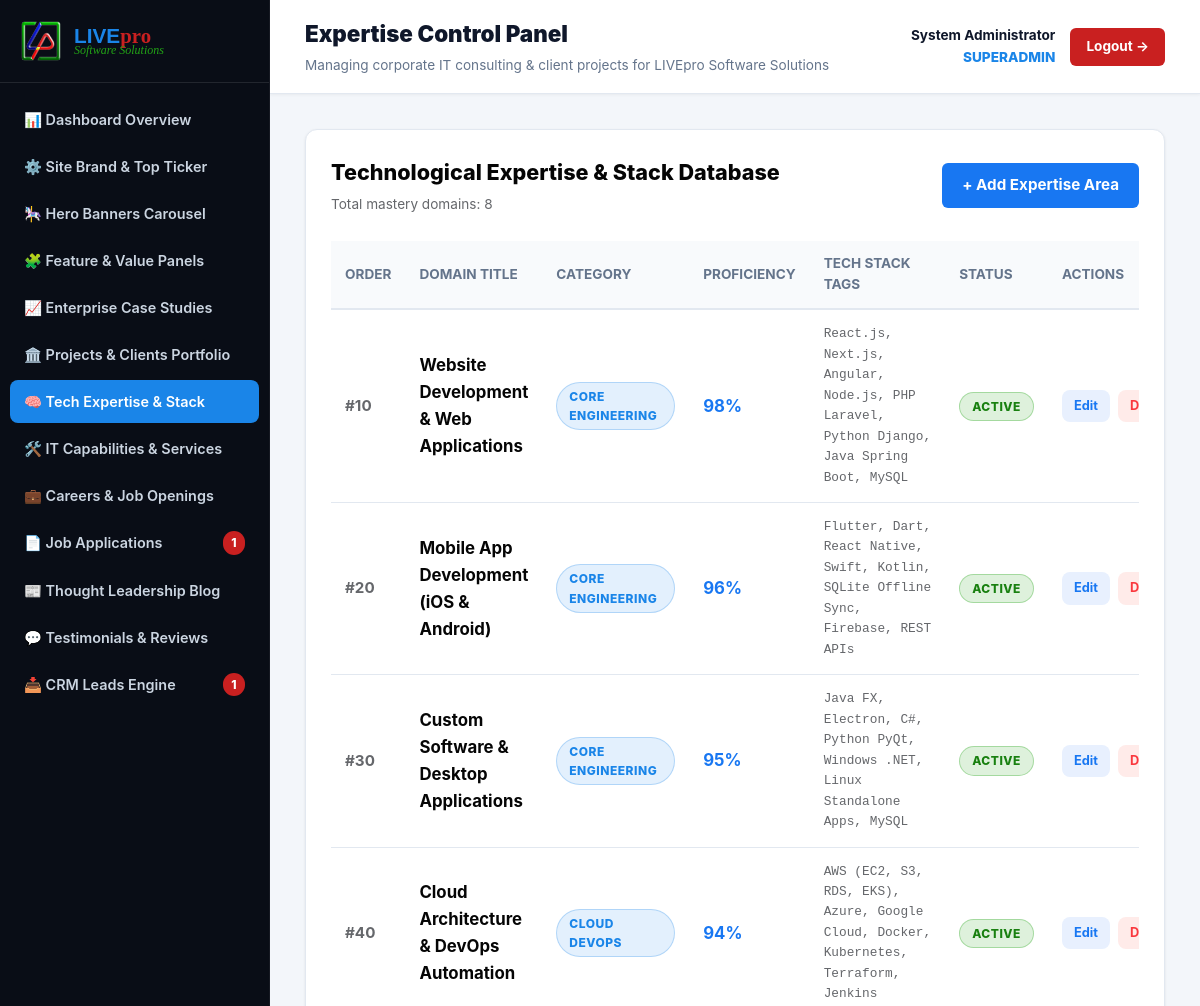
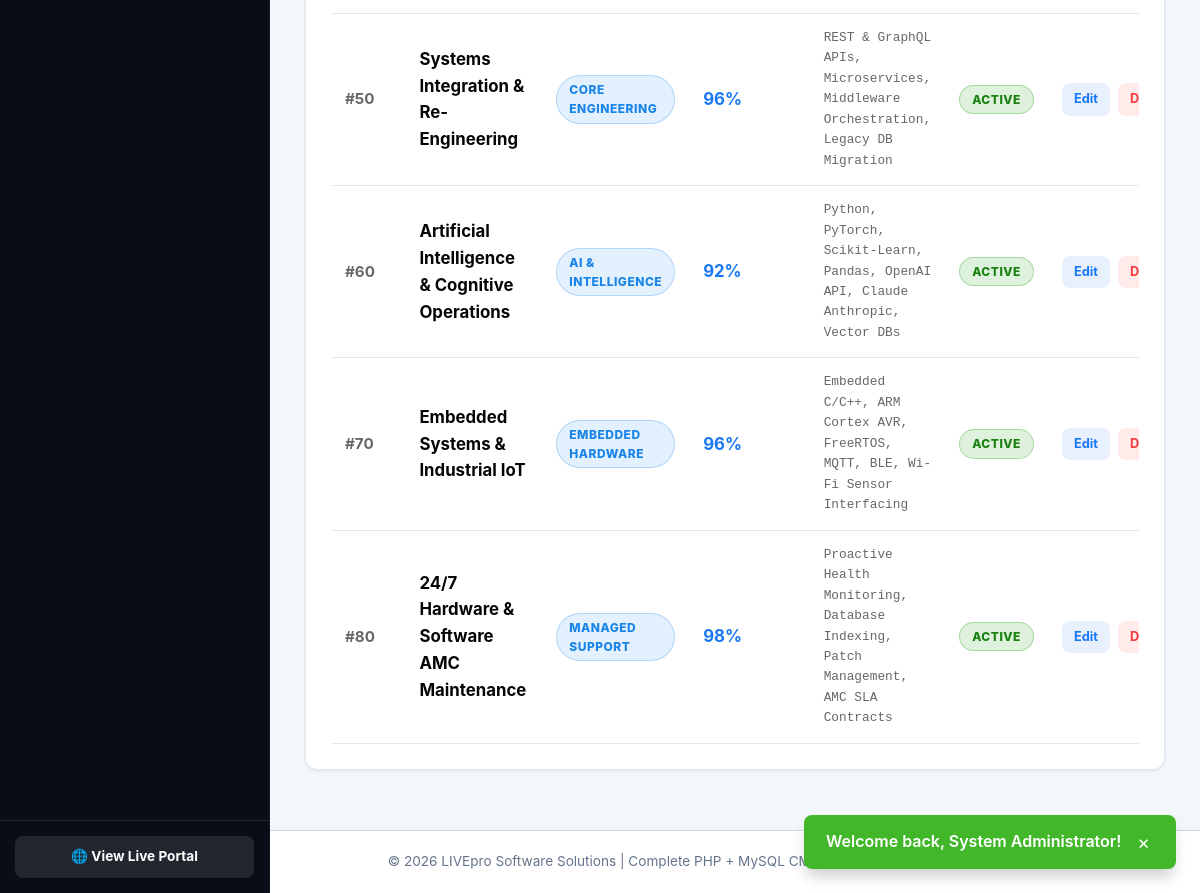
Screenshot of /admin/expertise.php (signed in) with the database file from the repository (2 pictures, top to bottom).
### tables this page shows
CREATE TABLE `expertise_areas` (
  `id` INT(11) UNSIGNED NOT NULL AUTO_INCREMENT,
  `title` VARCHAR(150) NOT NULL,
  `category` VARCHAR(100) NOT NULL DEFAULT 'Core Engineering',
  `description` TEXT NOT NULL,
  `tech_list` VARCHAR(255) NOT NULL,
  `icon` VARCHAR(50) DEFAULT 'code',
  `proficiency` INT(3) DEFAULT 95,
  `status` ENUM('active', 'draft') DEFAULT 'active',
  `display_order` INT(11) DEFAULT 0,
  PRIMARY KEY (`id`)
);

### admin/expertise.php (the view, shortened to what this page needs)
<?php
require_once __DIR__ . '/../includes/functions.php';
$action = $_GET['action'] ?? 'list';
$id = intval($_GET['id'] ?? 0);
require_once __DIR__ . '/includes/header.php';
if ($action === 'new' || $action === 'edit'):
    $exp = ['title' => '', 'category' => 'Core Engineering', 'description' => '', 'tech_list' => 'React.js, Node.js, Spring Boot, AWS', 'icon' => 'code', 'proficiency' => 95, 'status' => 'active', 'display_order' => 10];
    if ($action === 'edit' && $id > 0) {
        $exp = get_expertise_by_id($id);
        if (!$exp) {
            flash_message("Expertise entry not found.", "error");
            header("Location: expertise.php");
            exit;
        }
    }
?>
    <div class="admin-card" style="max-width: 800px; margin: 0 auto;">
      <div style="display: flex; justify-content: space-between; align-items: center; margin-bottom: 25px; border-bottom: 1px solid #dddfe2; padding-bottom: 15px;">
        <h3 style="font-size: 1.4rem; font-weight: 800; margin: 0; color: #050505;">
          <?= $action === 'edit' ? '✏️ Edit Technological Expertise' : '➕ Add Technological Expertise'; ?>
        </h3>
        <a href="expertise.php" class="btn" style="background: #f0f2f5; color: #65676b; text-decoration: none; font-size: 0.85rem;">&larr; Back to List</a>
      </div>
      <form method="POST" action="expertise.php?<?= $action === 'edit' ? "action=edit&id={$id}" : "action=new"; ?>">
        <div style="display: grid; grid-template-columns: 2fr 1fr; gap: 20px; margin-bottom: 20px;">
          <div>
            <label style="display: block; font-size: 0.85rem; font-weight: 700; margin-bottom: 6px; color: #050505;">Expertise Domain Title *</label>
            <input type="text" name="title" value="<?= htmlspecialchars($exp['title']); ?>" placeholder="e.g. Enterprise Backend & Microservices" required style="width: 100%; padding: 12px 14px; border: 1px solid #dddfe2; border-radius: 6px; font-size: 0.95rem; font-weight: 700;">
          </div>
          <div>
            <label style="display: block; font-size: 0.85rem; font-weight: 700; margin-bottom: 6px; color: #050505;">Category Group *</label>
            <select name="category" style="width: 100%; padding: 12px 14px; border: 1px solid #dddfe2; border-radius: 6px; font-size: 0.95rem; background: white;">
              <option value="Core Engineering" <?= $exp['category'] === 'Core Engineering' ? 'selected' : ''; ?>>Core Engineering</option>
              <option value="Cloud DevOps" <?= $exp['category'] === 'Cloud DevOps' ? 'selected' : ''; ?>>Cloud DevOps</option>
              <option value="AI & Intelligence" <?= $exp['category'] === 'AI & Intelligence' ? 'selected' : ''; ?>>AI &amp; Intelligence</option>
              <option value="Embedded Hardware" <?= $exp['category'] === 'Embedded Hardware' ? 'selected' : ''; ?>>Embedded Hardware</option>
              <option value="Quality Assurance" <?= $exp['category'] === 'Quality Assurance' ? 'selected' : ''; ?>>Quality Assurance</option>
            </select>
          </div>
        </div>
        <div style="margin-bottom: 20px;">
          <label style="display: block; font-size: 0.85rem; font-weight: 700; margin-bottom: 6px; color: #050505;">Description &amp; Engineering Standards *</label>
          <textarea name="description" rows="3" required style="width: 100%; padding: 12px 14px; border: 1px solid #dddfe2; border-radius: 6px; font-size: 0.95rem;"><?= htmlspecialchars($exp['description']); ?></textarea>
        </div>
        <div style="margin-bottom: 20px;">
          <label style="display: block; font-size: 0.85rem; font-weight: 700; margin-bottom: 6px; color: #050505;">Technology Stack / Tools (Comma separated) *</label>
          <input type="text" name="tech_list" value="<?= htmlspecialchars($exp['tech_list']); ?>" placeholder="e.g. Java 17, Spring Boot, Node.js, Python, Docker" required style="width: 100%; padding: 12px 14px; border: 1px solid #dddfe2; border-radius: 6px; font-size: 0.95rem; font-family: monospace;">
        </div>
        <div style="display: grid; grid-template-columns: repeat(4, 1fr); gap: 15px; margin-bottom: 30px;">
          <div>
            <label style="display: block; font-size: 0.85rem; font-weight: 700; margin-bottom: 6px; color: #050505;">Proficiency Level (%)</label>
            <input type="number" name="proficiency" min="1" max="100" value="<?= intval($exp['proficiency']); ?>" style="width: 100%; padding: 12px 14px; border: 1px solid #dddfe2; border-radius: 6px; font-size: 0.95rem; font-weight: 700; color: #1877f2;">
          </div>
          <div>
            <label style="display: block; font-size: 0.85rem; font-weight: 700; margin-bottom: 6px; color: #050505;">Icon Identifier</label>
            <select name="icon" style="width: 100%; padding: 12px 14px; border: 1px solid #dddfe2; border-radius: 6px; font-size: 0.95rem; background: white;">
              <option value="code" <?= $exp['icon'] === 'code' ? 'selected' : ''; ?>>💻 Code</option>
              <option value="server" <?= $exp['icon'] === 'server' ? 'selected' : ''; ?>>🖥️ Server</option>
              <option value="cloud" <?= $exp['icon'] === 'cloud' ? 'selected' : ''; ?>>☁️ Cloud</option>
              <option value="cpu" <?= $exp['icon'] === 'cpu' ? 'selected' : ''; ?>>🤖 AI / Hardware</option>
              <option value="award" <?= $exp['icon'] === 'award' ? 'selected' : ''; ?>>🏆 Quality</option>
            </select>
          </div>
          <div>
            <label style="display: block; font-size: 0.85rem; font-weight: 700; margin-bottom: 6px; color: #050505;">Status</label>
            <select name="status" style="width: 100%; padding: 12px 14px; border: 1px solid #dddfe2; border-radius: 6px; font-size: 0.95rem; background: white;">
              <option value="active" <?= $exp['status'] === 'active' ? 'selected' : ''; ?>>Active (Published)</option>
              <option value="draft" <?= $exp['status'] === 'draft' ? 'selected' : ''; ?>>Draft (Hidden)</option>
            </select>
          </div>
          <div>
            <label style="display: block; font-size: 0.85rem; font-weight: 700; margin-bottom: 6px; color: #050505;">Display Order</label>
            <input type="number" name="display_order" value="<?= intval($exp['display_order']); ?>" style="width: 100%; padding: 12px 14px; border: 1px solid #dddfe2; border-radius: 6px; font-size: 0.95rem;">
          </div>
        </div>
        <div style="display: flex; justify-content: flex-end; gap: 15px;">
          <a href="expertise.php" class="btn" style="background: #f0f2f5; color: #65676b; text-decoration: none;">Cancel</a>
          <button type="submit" class="btn" style="background: #1877f2; color: white; padding: 12px 30px; border: none; border-radius: 6px; font-weight: 700; cursor: pointer;">
            💾 Save Expertise Domain
          </button>
        </div>
      </form>
    </div>
<?php else:
    $expertise = get_expertise_areas('all');
?>
    <div class="admin-card">
      <div style="display: flex; justify-content: space-between; align-items: center; margin-bottom: 25px;">
        <div>
          <h3 style="font-size: 1.35rem; font-weight: 800; margin: 0; color: #050505;">Technological Expertise &amp; Stack Database</h3>
          <p style="color: #65676b; font-size: 0.85rem; margin: 4px 0 0 0;">Total mastery domains: <?= count($expertise); ?></p>
        </div>
        <a href="expertise.php?action=new" class="btn" style="background: #1877f2; color: white; text-decoration: none; padding: 10px 20px; border-radius: 6px; font-weight: 700;">+ Add Expertise Area</a>
      </div>
      <div style="overflow-x: auto;">
        <table class="admin-table">
          <thead>
            <tr>
              <th>Order</th>
              <th>Domain Title</th>
              <th>Category</th>
              <th>Proficiency</th>
              <th>Tech Stack Tags</th>
              <th>Status</th>
              <th>Actions</th>
            </tr>
          </thead>
          <tbody>
            <?php if (empty($expertise)): ?>
              <tr><td colspan="7" style="text-align: center; padding: 30px; color: #65676b;">No expertise domains found. Click Add Expertise Area above.</td></tr>
            <?php else: ?>
              <?php foreach ($expertise as $exp): ?>
                <tr>
                  <td style="color: #65676b; font-weight: 700;">#<?= intval($exp['display_order']); ?></td>
                  <td><strong style="color: #050505; font-size: 1.05rem;"><?= htmlspecialchars($exp['title']); ?></strong></td>
                  <td><span class="badge badge-primary"><?= htmlspecialchars($exp['category']); ?></span></td>
                  <td><strong style="color: #1877f2; font-size: 1.05rem;"><?= intval($exp['proficiency']); ?>%</strong></td>
                  <td style="max-width: 250px; font-size: 0.8rem; color: #65676b; font-family: monospace;"><?= htmlspecialchars($exp['tech_list']); ?></td>
                  <td>
                    <span class="badge <?= $exp['status'] === 'active' ? 'badge-accent' : 'badge-warning'; ?>">
                      <?= strtoupper(htmlspecialchars($exp['status'])); ?>
                    </span>
                  </td>
                  <td>
                    <div style="display: flex; gap: 8px;">
                      <a href="expertise.php?action=edit&id=<?= $exp['id']; ?>" class="btn" style="background: #e8f0fe; color: #1877f2; padding: 6px 12px; font-size: 0.8rem; text-decoration: none;">Edit</a>
                      <a href="expertise.php?action=delete&id=<?= $exp['id']; ?>" onclick="return confirm('Delete this expertise area permanently?')" class="btn" style="background: #ffebe9; color: #fa383e; padding: 6px 12px; font-size: 0.8rem; text-decoration: none;">Delete</a>
                    </div>
                  </td>
                </tr>
              <?php endforeach; ?>
            <?php endif; ?>
          </tbody>
        </table>
      </div>
    </div>
<?php endif; ?>
<?php require_once __DIR__ . '/includes/footer.php'; ?>

### assets/css/style.css (style rules this page uses)
:root { --primary: #1a85e8; --primary-hover: #1060b0; --accent: #22a316; --accent-hover: #198010; --danger: #c92020; --danger-hover: #9e1717; --warning: #f2c10d; --bg-main: #090d16; --bg-surface: #ffffff; --bg-card: #ffffff; --bg-light: #f3f6fa; --text-main: #0f172a; --text-muted: #64748b; --text-light: #ffffff; --text-light-muted: #cbd5e1; --border-color: #e2e8f0; --border: #e2e8f0; --border-dark: #334155; --shadow-sm: 0 1px 3px rgba(0, 0, 0, 0.08); --shadow-md: 0 4px 6px -1px rgba(26, 133, 232, 0.1), 0 2px 4px -1px rgba(0, 0, 0, 0.06); --shadow-lg: 0 12px 28px 0 rgba(15, 23, 42, 0.15), 0 2px 4px 0 rgba(0, 0, 0, 0.08); --shadow-xl: 0 20px 40px rgba(15, 23, 42, 0.25); --radius: 12px; --radius-sm: 8px; --transition: all 0.25s cubic-bezier(0.4, 0, 0.2, 1); }
* { box-sizing: border-box; margin: 0; padding: 0; }
body { font-family: -apple-system, BlinkMacSystemFont, "Segoe UI", Roboto, Helvetica, Arial, sans-serif; color: var(--text-main); background-color: var(--bg-light); line-height: 1.6; overflow-x: hidden; }
a { color: inherit; text-decoration: none; cursor: pointer; }
.btn { display: inline-flex; align-items: center; justify-content: center; gap: 8px; padding: 12px 24px; border-radius: var(--radius-sm); font-weight: 700; cursor: pointer; border: none; transition: var(--transition); font-size: 0.95rem; text-decoration: none; }
.badge { display: inline-block; padding: 4px 12px; border-radius: 9999px; font-size: 0.75rem; font-weight: 800; text-transform: uppercase; letter-spacing: 0.5px; }
.badge-primary { background-color: rgba(26, 133, 232, 0.12); color: var(--primary); border: 1px solid rgba(26, 133, 232, 0.25); }
.badge-accent { background-color: rgba(34, 163, 22, 0.15); color: #198010; border: 1px solid rgba(34, 163, 22, 0.3); }
body.admin-body, body:has(.admin-sidebar) { display: flex !important; flex-direction: row !important; min-height: 100vh; margin: 0; padding: 0; background: #f3f6fa; }
.admin-card { background: #ffffff; border: 1px solid var(--border-color); border-radius: 12px; padding: 25px; margin-bottom: 25px; box-shadow: 0 1px 3px rgba(0, 0, 0, 0.08); }
.admin-table { width: 100%; border-collapse: collapse; text-align: left; }
.admin-table th { padding: 12px 14px; background: #f8fafc; font-weight: 700; font-size: 0.85rem; color: #64748b; text-transform: uppercase; border-bottom: 2px solid var(--border-color); }
.admin-table td { padding: 14px; border-bottom: 1px solid var(--border-color); font-size: 0.95rem; vertical-align: middle; }

### rows the page displays
expertise_areas: display_order "10", title "Website Development & Web Applications", category "CORE ENGINEERING", proficiency "98", tech_list "React.js, Next.js, Angular, Node.js, PHP Laravel, Python Django, Java Spring Boot, MySQL", status "ACTIVE"
expertise_areas: display_order "20", title "Mobile App Development (iOS & Android)", category "CORE ENGINEERING", proficiency "96", tech_list "Flutter, Dart, React Native, Swift, Kotlin, SQLite Offline Sync, Firebase, REST APIs", status "ACTIVE"
expertise_areas: display_order "30", title "Custom Software & Desktop Applications", category "CORE ENGINEERING", proficiency "95", tech_list "Java FX, Electron, C#, Python PyQt, Windows .NET, Linux Standalone Apps, MySQL", status "ACTIVE"
expertise_areas: display_order "40", title "Cloud Architecture & DevOps Automation", category "CLOUD DEVOPS", proficiency "94", tech_list "AWS (EC2, S3, RDS, EKS), Azure, Google Cloud, Docker, Kubernetes, Terraform, Jenkins", status "ACTIVE"
expertise_areas: display_order "50", title "Systems Integration & Re-Engineering", category "CORE ENGINEERING", proficiency "96", tech_list "REST & GraphQL APIs, Microservices, Middleware Orchestration, Legacy DB Migration", status "ACTIVE"
expertise_areas: display_order "60", title "Artificial Intelligence & Cognitive Operations", category "AI & INTELLIGENCE", proficiency "92", tech_list "Python, PyTorch, Scikit-Learn, Pandas, OpenAI API, Claude Anthropic, Vector DBs", status "ACTIVE"
expertise_areas: display_order "70", title "Embedded Systems & Industrial IoT", category "EMBEDDED HARDWARE", proficiency "96", tech_list "Embedded C/C++, ARM Cortex AVR, FreeRTOS, MQTT, BLE, Wi-Fi Sensor Interfacing", status "ACTIVE"
expertise_areas: display_order "80", title "24/7 Hardware & Software AMC Maintenance", category "MANAGED SUPPORT", proficiency "98", tech_list "Proactive Health Monitoring, Database Indexing, Patch Management, AMC SLA Contracts", status "ACTIVE"

### other values shown
$flash['msg'] "Welcome back, System Administrator!"
$unread_apps "1"
$unread_inq "1"
$admin_page "Expertise"
$settings['company_name'] "LIVEpro Software Solutions"
$_SESSION['admin_full_name'] "System Administrator"
$_SESSION['admin_role'] "SUPERADMIN"
count($expertise) "8"
